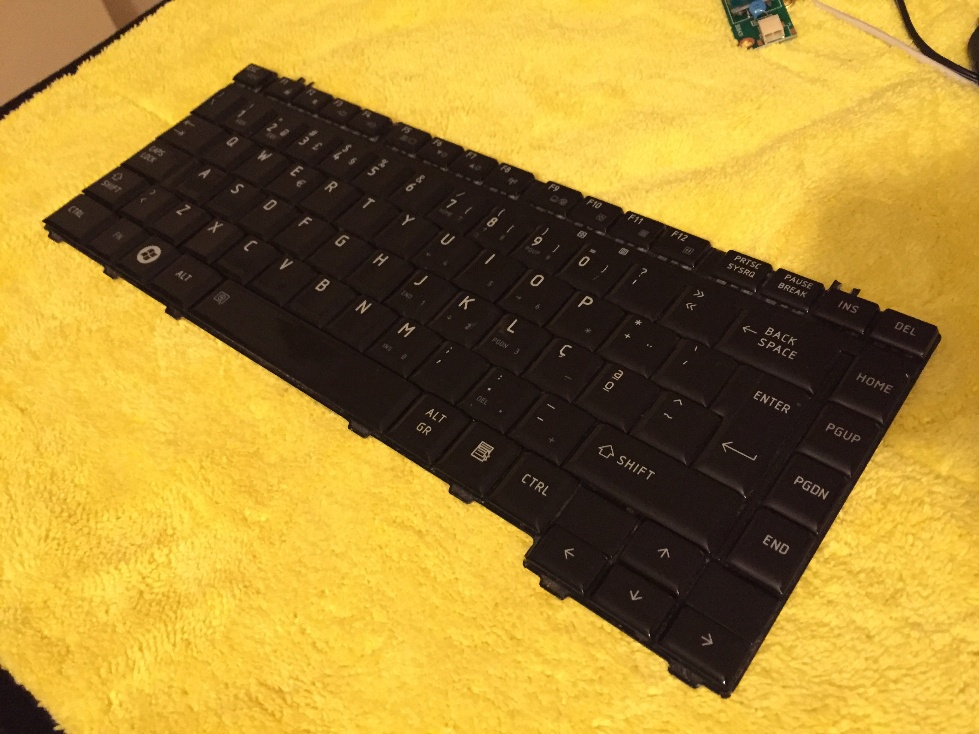
#> input picture resources/keyboard.jpg, 979 x 734 px
$ jupyter execute '015.Perspective Transform Affine-NonAffine.ipynb'   (shell and % lines are left out)
#> lines starting #> are read from the running program, lines starting #| are printed output that depends on the picture; after the words box and inside, x2 and y2 are one past the last pixel; in counts of white or black regions, pixels touching at a corner belong together
### notebook_util.py
from functools import partial

def imshow(cv2, name, input, fig_size=None, cmap="gray"):
    """
    params:
        name - The "title" that would show on OpenCv window.
        input - the input data
        **the two params are the existing parameters in opencv.imshow**
        fig_size - receives a tuple for the image size to be printed in the notebook
        cmap - a matplotlib-compliant color map code to use in our image
    """
    ## by default, we'll infer the image rendering size by the input shape
    ## assuming a density of 80 dpi
    if fig_size is None:
        dpi = 80
        im_data = input
        try:
            height, width, depth = im_data.shape
        except:
            height, width = im_data.shape
        fig_size = width / float(dpi), height / float(dpi)

    try:
        input = cv2.cvtColor(input,cv2.COLOR_BGR2RGB)
    except :
        input = input

    import matplotlib.pyplot as plt
    get_ipython().magic(u'matplotlib inline')

    fig, ax = plt.subplots(figsize=fig_size)
    print("Showing Image: {}".format(name))
    ax.imshow(input, interpolation='none', aspect="auto", cmap=cmap)
    plt.show()

def override_imshow(cv2):
    ## from now on, cv2.imshow will call our function instead.
    cv2.imshow = partial(imshow, cv2)

### 015.Perspective Transform Affine-NonAffine.ipynb
[cell 1]
import notebook_util
import cv2
from matplotlib import pyplot as plt
import numpy as np
notebook_util.override_imshow(cv2)

[cell 2]
image = cv2.imread('./resources/keyboard.jpg')
#> image is the input picture: shape (734, 979, 3); mean B, G, R 52, 135, 166.8

cv2.imshow('Original with control points', image)

## Non-Affine Transform

[cell 3]
# Cordinates of the 4 corners of the original image
# they must be in a "Z" pattern (top-left>top-right>bottom-left>bottom-right)
points_A = np.float32([[255,65], [935,330], [50,220], [730,700]])

labelled_image = image.copy()

map(lambda x: cv2.circle(labelled_image, tuple(x), 10, (0,180,20), -1), points_A)
for i, (x,y) in enumerate(points_A):
    cv2.putText(labelled_image, str(i+1), (int(x+5),y), cv2.FONT_HERSHEY_COMPLEX, 1, (255,255,255), 2)
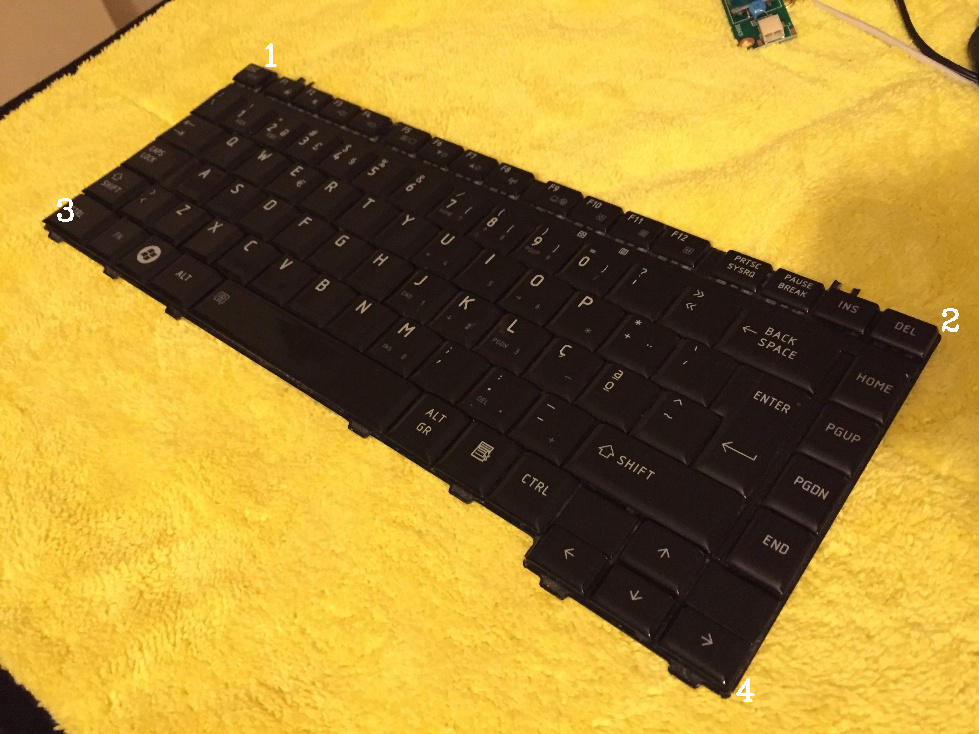
#> labelled_image: shape (734, 979, 3); 0.1% of pixels changed, all inside (x1, y1, x2, y2) = (57, 43, 959, 702)

cv2.imshow('Original', labelled_image)

[cell 4]
newimage_image_size = (700, 300)
# points_B are coordinates in pixel coordinates of the new image.
# These must follow the same rule for ordering.
points_B = np.float32([[0,0], [700,0], [0,300], [700,300]])

# Use the two sets of four points to compute
# the Perspective Transformation matrix
transformation_matrix = cv2.getPerspectiveTransform(points_A, points_B)
#> transformation_matrix = [[1.49, 1.97, -507.5], [-0.727, 1.86, 64.09], [0.000583, 0.00196, 1]]

warped = cv2.warpPerspective(image, transformation_matrix, newimage_image_size)
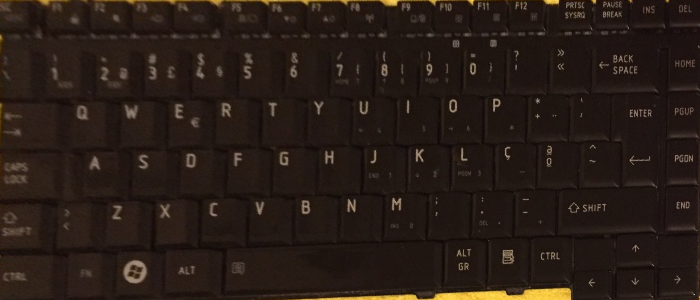
#> warped: shape (300, 700, 3); mean B, G, R 22.1, 28.6, 40.2

cv2.imshow('warpPerspective', warped)

## Affine Transform

[cell 5]
image = np.zeros((715, 715, 3)).astype(np.uint8)

cv2.rectangle(image, (320,15), (700,610), (0,255,26), -1)
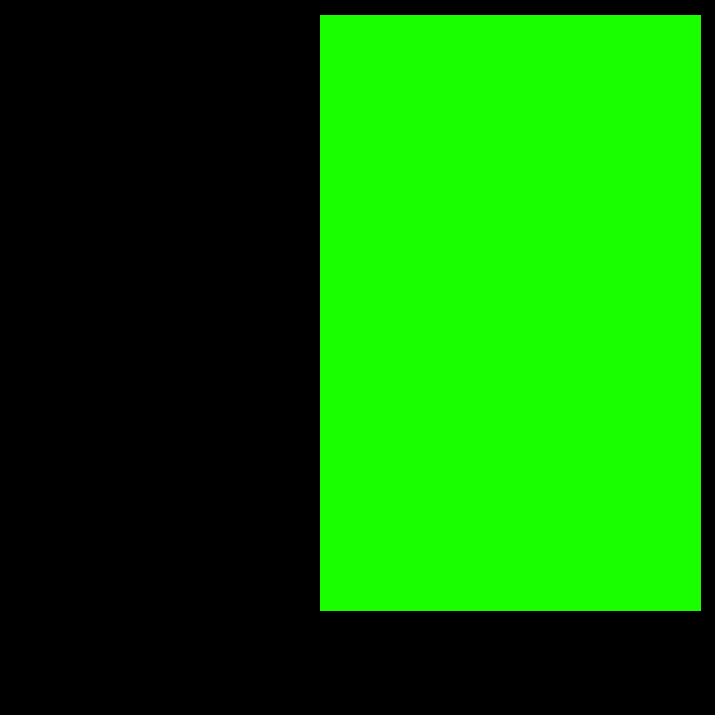
#> image: shape (715, 715, 3); mean B, G, R 0, 113.3, 11.5

cv2.imshow("Rectangle", image)

[cell 6]
rows,cols,ch = image.shape
#> rows = 715; cols = 715; ch = 3

cv2.imshow('Original', image)
cv2.waitKey(0)

# Cordinates of the 4 corners of the original image
points_A = np.float32([[320,15], [700,215], [85,610]])

# Cordinates of the 4 corners of the desired output
points_B = np.float32([[0,0], [420,0], [0,594]])


# here we are using Affine Transform, which maintains the paralelism
# in the new image. This doesn't change "perspective".
M = cv2.getAffineTransform(points_A, points_B)
#> M = [[0.915, 0.361, -298.2], [-0.435, 0.827, 126.8]]

warped = cv2.warpAffine(image, M, (cols, rows))
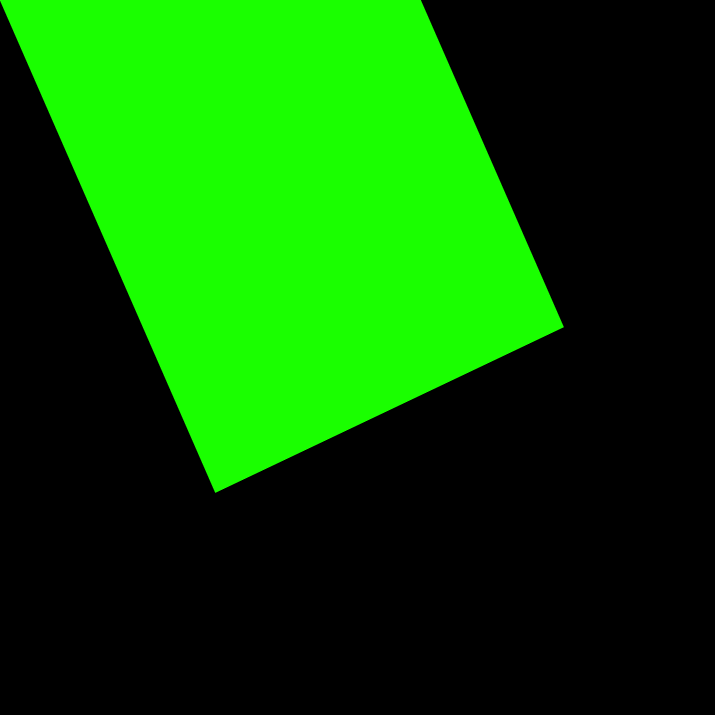
#> warped: shape (715, 715, 3); mean B, G, R 0, 86.1, 8.8

cv2.imshow('warpPerspective', warped)
cv2.waitKey(0)
cv2.destroyAllWindows()

$ run again, with resources/Patrick_Stewart_and_Hugh_Jackman_Press_Conference_Logan_Berlinale_2017_01.jpg copied over resources/keyboard.jpg
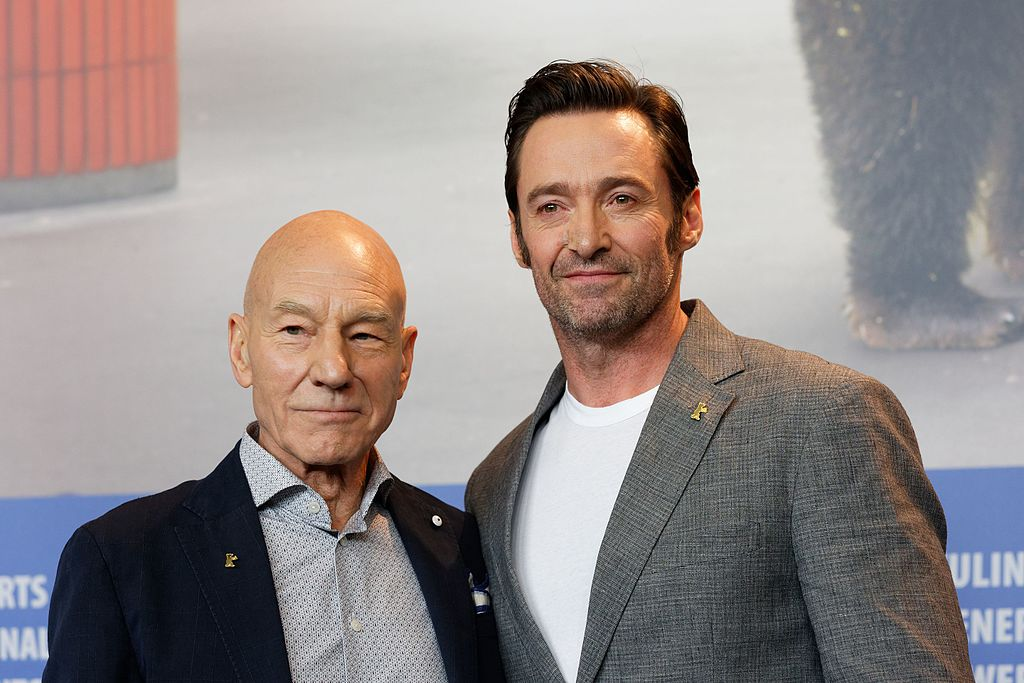
#> input picture resources/Patrick_Stewart_and_Hugh_Jackman_Press_Conference_Logan_Berlinale_2017_01.jpg, 1024 x 683 px
#> image is the input picture: shape (683, 1024, 3); mean B, G, R 138.2, 139.5, 148.5
#> after the loop `for i, (x,y) in enumerate(points_A):`:
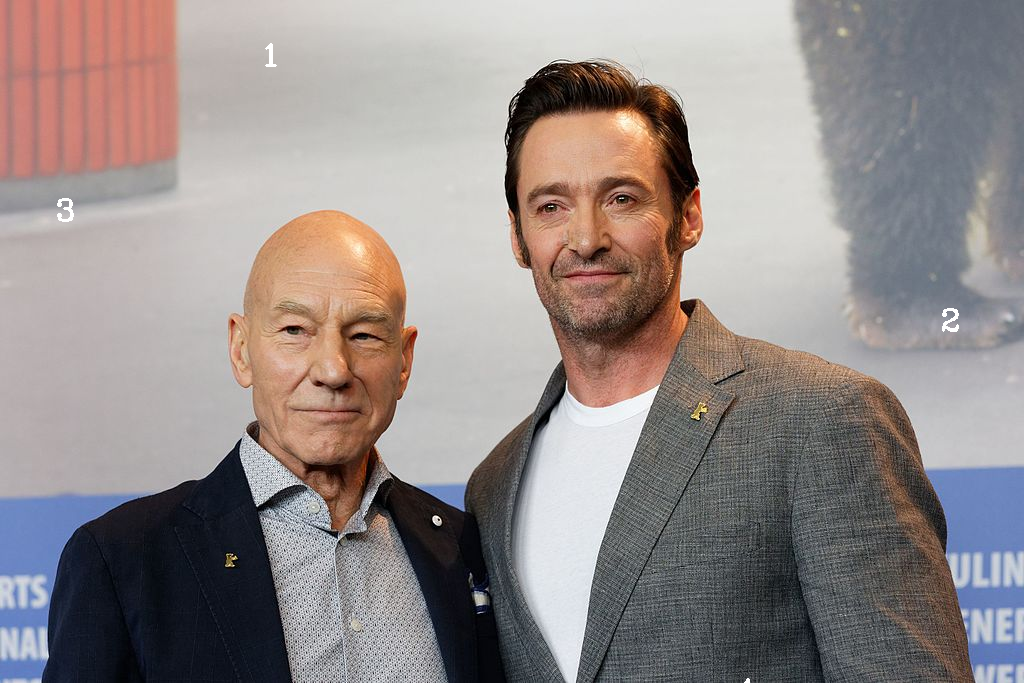
#> labelled_image: shape (683, 1024, 3); 0.08% of pixels changed, all inside (x1, y1, x2, y2) = (57, 43, 959, 683)
#> transformation_matrix = [[1.49, 1.97, -507.5], [-0.727, 1.86, 64.09], [0.000583, 0.00196, 1]]
#> `warped = cv2.warpPerspective(image, transformation_matrix, newimage_im..`:
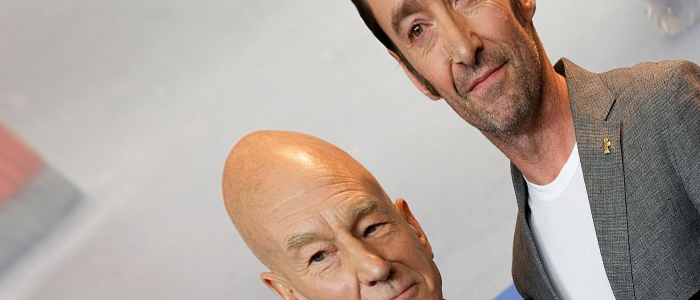
#> warped: shape (300, 700, 3); mean B, G, R 154.7, 163.4, 177.8
#> input: shape (300, 700, 3)
#> image: shape (715, 715, 3)
#> input: shape (715, 715, 3)
#> M = [[0.915, 0.361, -298.2], [-0.435, 0.827, 126.8]]
